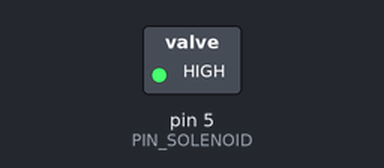
Bench run of a sketch on a simulated Arduino Uno, built with avr-gcc and run on an emulated ATmega328P. Parts: switched loads named in the sketch (green lamp = pin HIGH). Dashed ring = blinking.

Above: at 0.5 s.
Timing chart, 0 to 4.6 s (numbered marks = the images above):
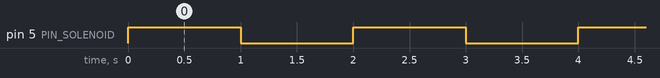

Measured:
- by itself, pin 5 (PIN_SOLENOID): alternates HIGH for 1.0 s and LOW for 1.0 s

The sketch:

solenoid_board.ino
```cpp
#define PIN_SOLENOID 5 //ピン番号

void setup(){
  pinMode(PIN_SOLENOID, OUTPUT);

  digitalWrite(PIN_SOLENOID, LOW);
}

void loop(){
  digitalWrite(PIN_SOLENOID,HIGH);
  delay(1000);
  digitalWrite(PIN_SOLENOID,LOW);
  delay(1000);
}
```
